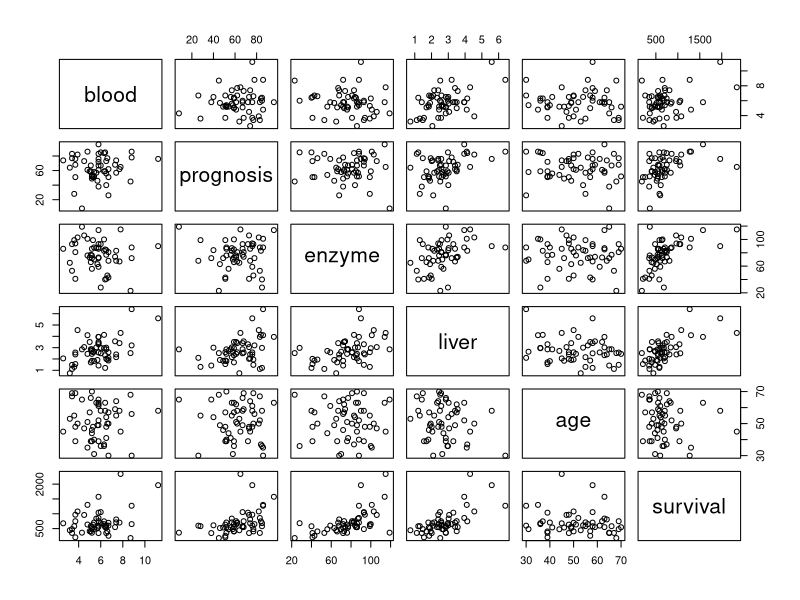
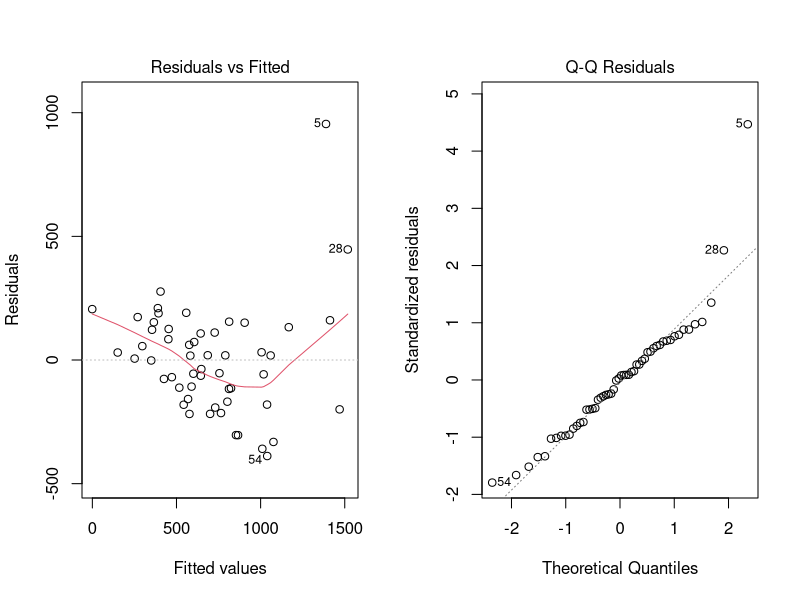
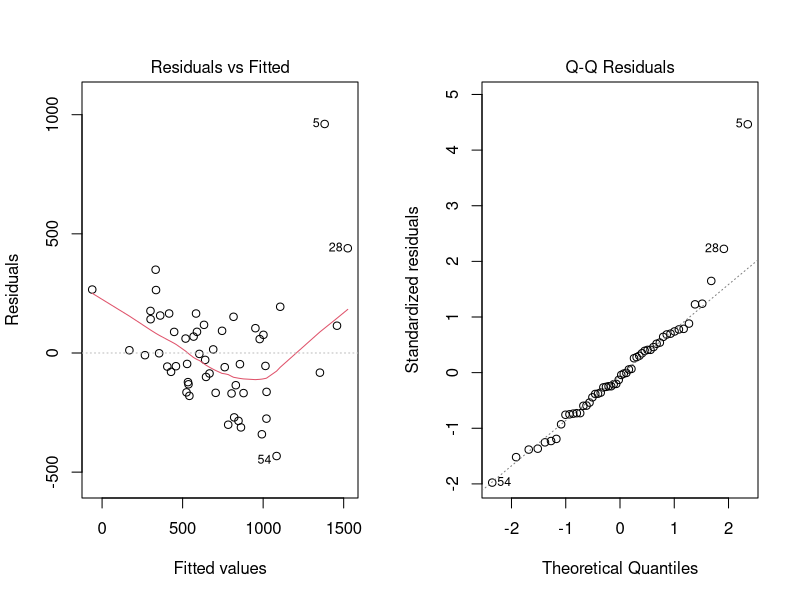
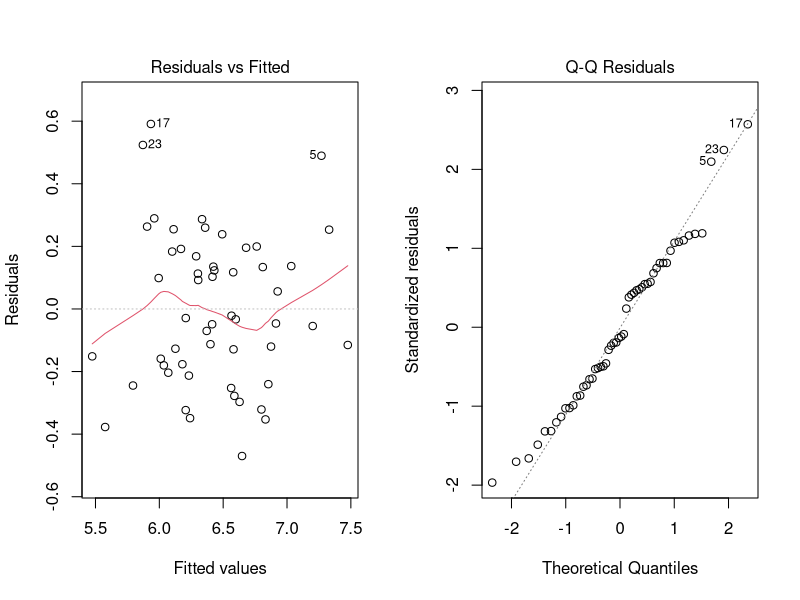
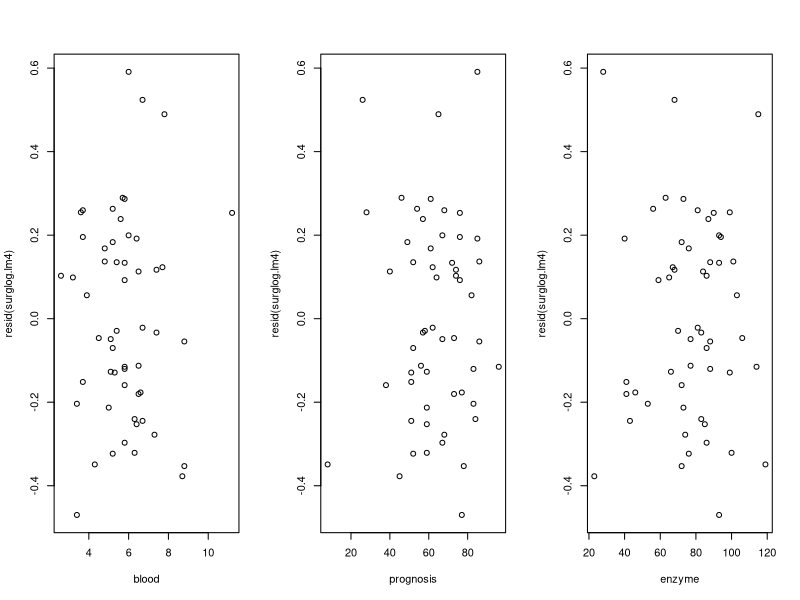
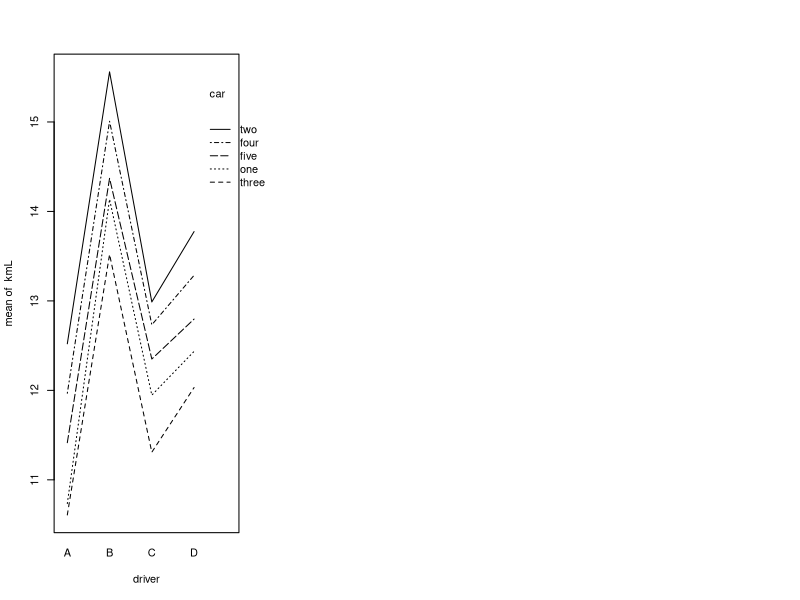
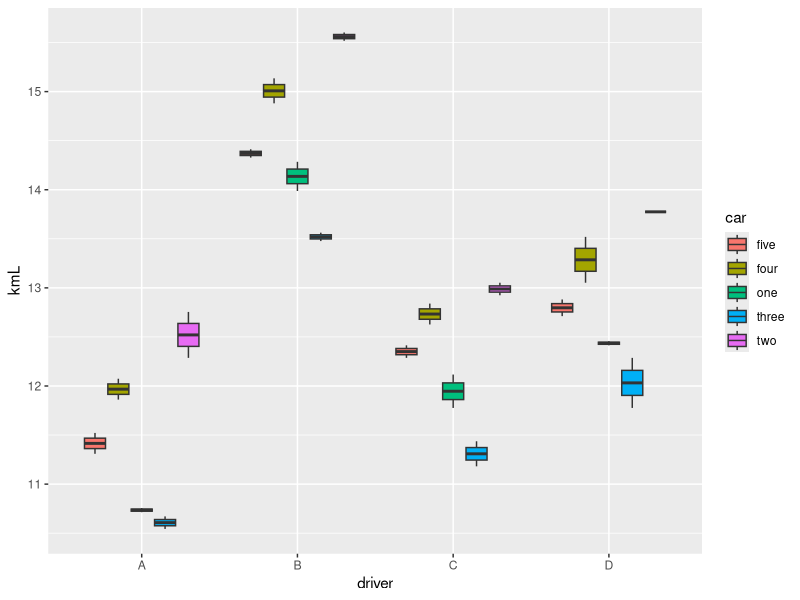
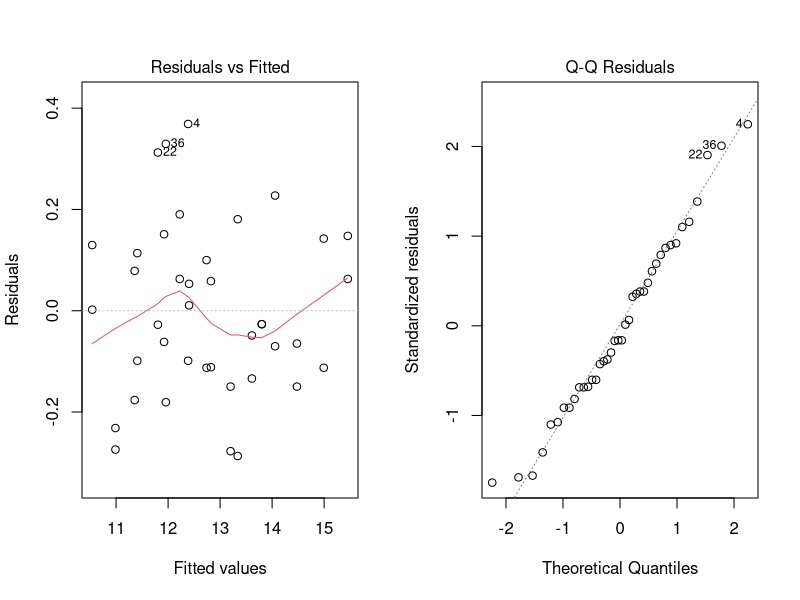

Write the R code that produced these figures, in order.
## ---- chunk 1
knitr::opts_chunk$set(echo = TRUE)
surg=read.table('data/surg.dat', header = TRUE)
kml=read.table('data/kml.dat', header = TRUE)
## ---- chunk 2
library(ggplot2)
## ---- chunk 3
surg.cor <- data.frame(surg)
surg.cor$gender <- NULL
## ---- chunk 4
plot(surg.cor)
## ---- chunk 5
corr <- round(cor(surg.cor), 2)
corr
#ggcorrplot(corr, outline.col = "white", lab = TRUE, lab_size = 4, tl.cex=12, legend.title = "Correlation")
## ---- chunk 6
surg.new <- data.frame(surg)
#Transforming Gender to numerical variable
surg.new$gender[surg$gender=="M"] <- 1
surg.new$gender[surg$gender=="F"] <- 0
surg.new$gender <- as.integer(surg.new$gender)
## ---- chunk 7
#Fitting linear model with original data
surg.lm1 = lm(survival ~ blood  + prognosis  + enzyme  + liver + age + gender, data = surg.new)
par(mfrow = c(1, 2))
plot(surg.lm1, which=1:2)
## ---- chunk 8
#Fitting the regression using all variables
coefficients(surg.lm1)
## ---- chunk 9
#ANOVA table for all variables
anova(surg.lm1)
## ---- chunk 10
#compute P-value from F-statistic
pf(17.84871, 6, 47, lower.tail = FALSE)
## ---- chunk 11
summary(surg.lm1)
## ---- chunk 12
surg.lm2 = lm(survival ~ blood  + prognosis  + enzyme  + liver + age, data = surg.new)
summary(surg.lm2)$coefficients
## ---- chunk 13
surg.lm3 = lm(survival ~ blood  + prognosis  + enzyme + age, data = surg.new)
summary(surg.lm3)$coefficients
## ---- chunk 14
surg.lm4 = lm(survival ~ blood  + prognosis  + enzyme, data = surg.new)
summary(surg.lm4)
## ---- chunk 15
#Check diagnostics
par(mfrow = c(1, 2))
plot(surg.lm4, which = 1:2)
#Check residuals against predictors
#(mfrow = c(1, 3))
#plot(resid(surg.lm4) ~ blood + prognosis  + enzyme, data = surg.new)
## ---- chunk 16
#Adding in the log transformed variables.
surg.new$logsurvival = log(surg.new$survival)

#Fitting the regression on the log transformed predictors.
surglog.lm1 = lm(logsurvival ~ blood + prognosis + enzyme + liver + age + gender, data = surg.new)
summary(surglog.lm1)$coefficients
## ---- chunk 17
surglog.lm2 = lm(logsurvival ~ blood + prognosis + enzyme + age + gender, data = surg.new)
summary(surglog.lm2)$coefficients
## ---- chunk 18
surglog.lm3 = lm(logsurvival ~ blood + prognosis + enzyme + age, data = surg.new)
summary(surglog.lm3)$coefficients
## ---- chunk 19
surglog.lm4 = lm(logsurvival ~ blood + prognosis + enzyme, data = surg.new)
summary(surglog.lm4)
## ---- chunk 20
par(mfrow = c(1, 2))
plot(surglog.lm4, which = 1:2)
par(mfrow = c(1, 3))
plot(resid(surglog.lm4) ~ blood + prognosis + enzyme, data = surg.new)
## ---- chunk 21
with(kml, table(driver, car))
## ---- chunk 22
with(kml, interaction.plot(driver, car, kmL))
#with(kml, interaction.plot(car, driver, kmL))
## ---- chunk 23
#par(mfrow = c(1, 2))
#boxplot(kmL  ~ driver, data = kml)
#boxplot(kmL  ~ car, data = kml)
ggplot(data = kml, aes(x=driver, y=kmL)) + geom_boxplot(aes(fill=car))
## ---- chunk 24
#Two-way ANOVA with interaction effect
anova.kml1 <- aov(kmL ~ driver * car, data = kml)
summary(anova.kml1)
## ---- chunk 25
#Two-way ANOVA
anova.kml2 <- aov(kmL ~ driver + car, data = kml)
summary(anova.kml2)
## ---- chunk 26
kml.lm = lm(kmL ~ driver + car, data = kml)
summary(kml.lm)$coefficients
## ---- chunk 27
par(mfrow = c(1, 2))
plot(anova.kml2, 1:2)

